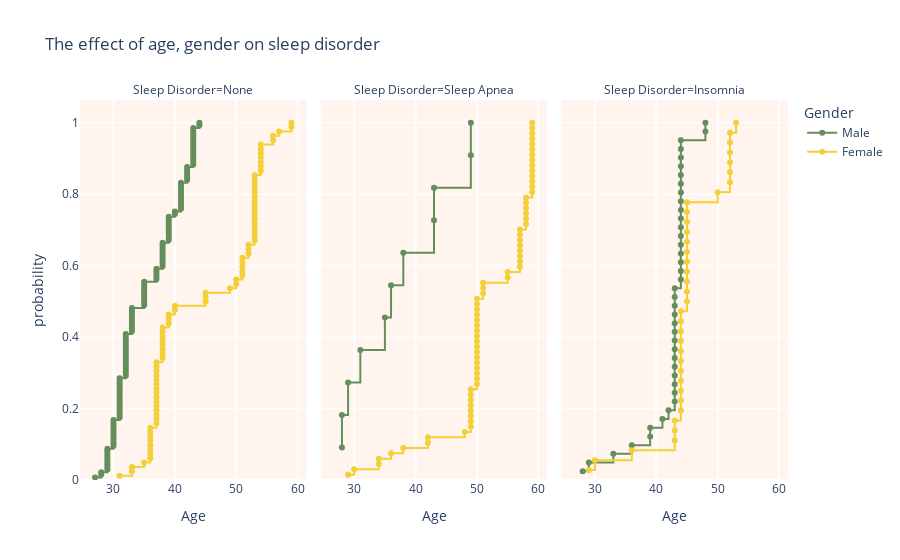

Notebook code cell kept with this figure:
### Markdown cell above
<font size="2.5">**Observation based on the Sleep Duration by Quality of Sleep and Sleep Disorder:**</font>

<font size="2.5">1. **Insomnia:**</font>

   - <font size="2.5">The average sleep duration increases with lower sleep quality compared to the other group.</font>

<font size="2.5">2. **None (No sleep disorder):**</font>

   - <font size="2.5">The average sleep duration remains consistently high (ranging from 6.12 to 8.37) across all levels of sleep quality.</font>
   
<font size="2.5">3. **Sleep Apnea:**</font>

   - <font size="2.5">The average sleep duration fluctuates inconsistently.</font>

### Code cell
# The effect of age, gender on sleep disorder
## Calculate the age group for 'Sleep Disorder' and 'Gender' columns
age_group = sleep_data.groupby(["Sleep Disorder", "Gender"], group_keys=False)["Age"].apply(lambda x: pd.cut(x, bins=[0, 18, 30, 50, float('inf')], labels=["<18", "18-30", "30-50", ">50"]))

## Percentage of sleep disorder classified by age group
age_group_count = age_group.value_counts()

### Create pie chart
plt.pie(age_group_count, 
        labels=age_group_count.index.values, 
        autopct='%1.1f%%',
        startangle=150, 
        pctdistance = 0.8,
        explode=(0.1, 0.0, 0.2, 0.4),
        shadow=True,
        colors=["#F0A538", "#D99B76", "#C2CC8F", "brown"])
plt.legend(title="Age Group", loc="upper right", bbox_to_anchor=(0.75, 0, 0.5, 1))
plt.title("Age Group by Sleep Disorder")
plt.show()

## Find the age group most affected for each sleep disorder and gender
most_affected_age_group = age_group.groupby([sleep_data['Sleep Disorder'], sleep_data['Gender']]).apply(lambda x: x.value_counts().idxmax())

## Compare and print Observation
print("\nObservation: ")
print(f"The age group most affected by sleep disorders is {age_group_count.idxmax()}")
print(f"Age Group Most Affected for Each Sleep Disorder and Gender:\n{most_affected_age_group.to_string(header=False)}")

## Create ECDF chart showing the probability of sleep disorders distributed by age and gender
fig_ecdf_sex_age = px.ecdf(sleep_data, 
                           x="Age", 
                           facet_col="Sleep Disorder",
                           title="The effect of age, gender on sleep disorder",
                           color="Gender",
                           color_discrete_sequence=["#648E5B", "#F3CF39"],
                           markers=True)
fig_ecdf_sex_age.update_layout(plot_bgcolor="seashell")
fig_ecdf_sex_age.update_xaxes(showgrid=True, gridwidth=2)
fig_ecdf_sex_age.show()

### Figure 1 — Plotly figure (JSON) as saved in the notebook; plotly's stock layout.template omitted (floating-point values rounded to 4 significant figures; data arrays with more than 128 entries replaced by an {"elided": "..."} marker saying what was removed)
{"data": [{"hovertemplate": "Gender=Male<br>Sleep Disorder=None<br>Age=%{x}<br>probability=%{y}<extra></extra>", "legendgroup": "Male", "line": {"dash": "solid", "shape": "hv"}, "marker": {"color": "#648E5B", "symbol": "circle"}, "mode": "lines+markers", "name": "Male", "orientation": "v", "showlegend": true, "type": "scatter", "x": {"elided": "137 int values"}, "xaxis": "x", "y": {"elided": "137 float values"}, "yaxis": "y"}, {"hovertemplate": "Gender=Male<br>Sleep Disorder=Sleep Apnea<br>Age=%{x}<br>probability=%{y}<extra></extra>", "legendgroup": "Male", "line": {"dash": "solid", "shape": "hv"}, "marker": {"color": "#648E5B", "symbol": "circle"}, "mode": "lines+markers", "name": "Male", "orientation": "v", "showlegend": false, "type": "scatter", "x": [28, 28, 29, 31, 35, 36, 38, 43, 43, 49, 49], "xaxis": "x2", "y": [0.09091, 0.1818, 0.2727, 0.3636, 0.4545, 0.5455, 0.6364, 0.7273, 0.8182, 0.9091, 1], "yaxis": "y2"}, {"hovertemplate": "Gender=Male<br>Sleep Disorder=Insomnia<br>Age=%{x}<br>probability=%{y}<extra></extra>", "legendgroup": "Male", "line": {"dash": "solid", "shape": "hv"}, "marker": {"color": "#648E5B", "symbol": "circle"}, "mode": "lines+markers", "name": "Male", "orientation": "v", "showlegend": false, "type": "scatter", "x": [28, 29, 33, 36, 39, 39, 41, 42, 43, 43, 43, 43, 43, 43, 43, 43, 43, 43, 43, 43, 43, 43, 44, 44, 44, 44, 44, 44, 44, 44, 44, 44, 44, 44, 44, 44, 44, 44, 44, 48, 48], "xaxis": "x3", "y": [0.02439, 0.04878, 0.07317, 0.09756, 0.122, 0.1463, 0.1707, 0.1951, 0.2195, 0.2439, 0.2683, 0.2927, 0.3171, 0.3415, 0.3659, 0.3902, 0.4146, 0.439, 0.4634, 0.4878, 0.5122, 0.5366, 0.561, 0.5854, 0.6098, 0.6341, 0.6585, 0.6829, 0.7073, 0.7317, 0.7561, 0.7805, 0.8049, 0.8293, 0.8537, 0.878, 0.9024, 0.9268, 0.9512, 0.9756, 1], "yaxis": "y3"}, {"hovertemplate": "Gender=Female<br>Sleep Disorder=None<br>Age=%{x}<br>probability=%{y}<extra></extra>", "legendgroup": "Female", "line": {"dash": "solid", "shape": "hv"}, "marker": {"color": "#F3CF39", "symbol": "circle"}, "mode": "lines+markers", "name": "Female", "orientation": "v", "showlegend": true, "type": "scatter", "x": [31, 33, 33, 35, 36, 36, 36, 36, 36, 36, 36, 36, 37, 37, 37, 37, 37, 37, 37, 37, 37, 37, 37, 37, 37, 37, 37, 38, 38, 38, 38, 38, 38, 38, 38, 39, 39, 39, 40, 40, 45, 45, 45, 49, 50, 50, 51, 51, 51, 51, 51, 52, 52, 52, 53, 53, 53, 53, 53, 53, 53, 53, 53, 53, 53, 53, 53, 53, 53, 53, 54, 54, 54, 54, 54, 54, 54, 56, 56, 57, 59, 59], "xaxis": "x", "y": [0.0122, 0.02439, 0.03659, 0.04878, 0.06098, 0.07317, 0.08537, 0.09756, 0.1098, 0.122, 0.1341, 0.1463, 0.1585, 0.1707, 0.1829, 0.1951, 0.2073, 0.2195, 0.2317, 0.2439, 0.2561, 0.2683, 0.2805, 0.2927, 0.3049, 0.3171, 0.3293, 0.3415, 0.3537, 0.3659, 0.378, 0.3902, 0.4024, 0.4146, 0.4268, 0.439, 0.4512, 0.4634, 0.4756, 0.4878, 0.5, 0.5122, 0.5244, 0.5366, 0.5488, 0.561, 0.5732, 0.5854, 0.5976, 0.6098, 0.622, 0.6341, 0.6463, 0.6585, 0.6707, 0.6829, 0.6951, 0.7073, 0.7195, 0.7317, 0.7439, 0.7561, 0.7683, 0.7805, 0.7927, 0.8049, 0.8171, 0.8293, 0.8415, 0.8537, 0.8659, 0.878, 0.8902, 0.9024, 0.9146, 0.9268, 0.939, 0.9512, 0.9634, 0.9756, 0.9878, 1], "yaxis": "y"}, {"hovertemplate": "Gender=Female<br>Sleep Disorder=Sleep Apnea<br>Age=%{x}<br>probability=%{y}<extra></extra>", "legendgroup": "Female", "line": {"dash": "solid", "shape": "hv"}, "marker": {"color": "#F3CF39", "symbol": "circle"}, "mode": "lines+markers", "name": "Female", "orientation": "v", "showlegend": false, "type": "scatter", "x": [29, 30, 34, 34, 36, 38, 42, 42, 48, 49, 49, 49, 49, 49, 49, 49, 49, 50, 50, 50, 50, 50, 50, 50, 50, 50, 50, 50, 50, 50, 50, 50, 50, 50, 51, 51, 51, 55, 55, 57, 57, 57, 57, 57, 57, 57, 57, 58, 58, 58, 58, 58, 58, 59, 59, 59, 59, 59, 59, 59, 59, 59, 59, 59, 59, 59, 59], "xaxis": "x2", "y": [0.01493, 0.02985, 0.04478, 0.0597, 0.07463, 0.08955, 0.1045, 0.1194, 0.1343, 0.1493, 0.1642, 0.1791, 0.194, 0.209, 0.2239, 0.2388, 0.2537, 0.2687, 0.2836, 0.2985, 0.3134, 0.3284, 0.3433, 0.3582, 0.3731, 0.3881, 0.403, 0.4179, 0.4328, 0.4478, 0.4627, 0.4776, 0.4925, 0.5075, 0.5224, 0.5373, 0.5522, 0.5672, 0.5821, 0.597, 0.6119, 0.6269, 0.6418, 0.6567, 0.6716, 0.6866, 0.7015, 0.7164, 0.7313, 0.7463, 0.7612, 0.7761, 0.791, 0.806, 0.8209, 0.8358, 0.8507, 0.8657, 0.8806, 0.8955, 0.9104, 0.9254, 0.9403, 0.9552, 0.9701, 0.9851, 1], "yaxis": "y2"}, {"hovertemplate": "Gender=Female<br>Sleep Disorder=Insomnia<br>Age=%{x}<br>probability=%{y}<extra></extra>", "legendgroup": "Female", "line": {"dash": "solid", "shape": "hv"}, "marker": {"color": "#F3CF39", "symbol": "circle"}, "mode": "lines+markers", "name": "Female", "orientation": "v", "showlegend": false, "type": "scatter", "x": [29, 30, 36, 43, 43, 43, 44, 44, 44, 44, 44, 44, 44, 44, 44, 44, 44, 45, 45, 45, 45, 45, 45, 45, 45, 45, 45, 45, 50, 52, 52, 52, 52, 52, 52, 53], "xaxis": "x3", "y": [0.02778, 0.05556, 0.08333, 0.1111, 0.1389, 0.1667, 0.1944, 0.2222, 0.25, 0.2778, 0.3056, 0.3333, 0.3611, 0.3889, 0.4167, 0.4444, 0.4722, 0.5, 0.5278, 0.5556, 0.5833, 0.6111, 0.6389, 0.6667, 0.6944, 0.7222, 0.75, 0.7778, 0.8056, 0.8333, 0.8611, 0.8889, 0.9167, 0.9444, 0.9722, 1], "yaxis": "y3"}], "layout": {"annotations": [{"font": {}, "showarrow": false, "text": "Sleep Disorder=None", "x": 0.16, "xanchor": "center", "xref": "paper", "y": 1, "yanchor": "bottom", "yref": "paper"}, {"font": {}, "showarrow": false, "text": "Sleep Disorder=Sleep Apnea", "x": 0.5, "xanchor": "center", "xref": "paper", "y": 1, "yanchor": "bottom", "yref": "paper"}, {"font": {}, "showarrow": false, "text": "Sleep Disorder=Insomnia", "x": 0.84, "xanchor": "center", "xref": "paper", "y": 1, "yanchor": "bottom", "yref": "paper"}], "legend": {"title": {"text": "Gender"}, "tracegroupgap": 0}, "plot_bgcolor": "seashell", "title": {"text": "The effect of age, gender on sleep disorder"}, "xaxis": {"anchor": "y", "domain": [0, 0.32], "gridwidth": 2, "showgrid": true, "title": {"text": "Age"}}, "xaxis2": {"anchor": "y2", "domain": [0.34, 0.66], "gridwidth": 2, "matches": "x", "showgrid": true, "title": {"text": "Age"}}, "xaxis3": {"anchor": "y3", "domain": [0.68, 1.0], "gridwidth": 2, "matches": "x", "showgrid": true, "title": {"text": "Age"}}, "yaxis": {"anchor": "x", "domain": [0, 1], "rangemode": "tozero", "title": {"text": "probability"}}, "yaxis2": {"anchor": "x2", "domain": [0, 1], "matches": "y", "rangemode": "tozero", "showticklabels": false}, "yaxis3": {"anchor": "x3", "domain": [0, 1], "matches": "y", "rangemode": "tozero", "showticklabels": false}}}
